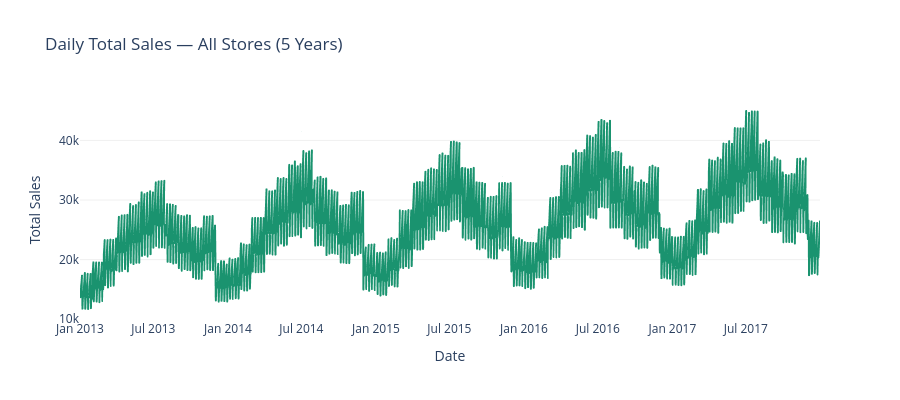

The notebook cell this image was saved under:
### Code cell
# Cell 6 — Daily Sales Trend
daily_sales = demand.groupby('date')['sales'].sum().reset_index()

fig = px.line(daily_sales, x='date', y='sales',
              title='Daily Total Sales — All Stores (5 Years)',
              labels={'sales': 'Total Sales', 'date': 'Date'},
              color_discrete_sequence=['#1a936f'])
fig.update_layout(height=400, plot_bgcolor='white', paper_bgcolor='white',
                  xaxis=dict(showgrid=False), yaxis=dict(gridcolor='#f0f0f0'))
fig.show()

### Figure 1 — Plotly figure (JSON) as saved in the notebook; plotly's stock layout.template omitted (floating-point values rounded to 4 significant figures; data arrays with more than 128 entries replaced by an {"elided": "..."} marker saying what was removed)
{"data": [{"hovertemplate": "Date=%{x}<br>Total Sales=%{y}<extra></extra>", "legendgroup": "", "line": {"color": "#1a936f", "dash": "solid"}, "marker": {"symbol": "circle"}, "mode": "lines", "name": "", "showlegend": false, "type": "scattergl", "x": {"elided": "1826 str values"}, "xaxis": "x", "y": {"elided": "1826 int values"}, "yaxis": "y"}], "layout": {"height": 400, "legend": {"tracegroupgap": 0}, "paper_bgcolor": "white", "plot_bgcolor": "white", "title": {"text": "Daily Total Sales — All Stores (5 Years)"}, "xaxis": {"anchor": "y", "domain": [0, 1], "showgrid": false, "title": {"text": "Date"}}, "yaxis": {"anchor": "x", "domain": [0, 1], "gridcolor": "#f0f0f0", "title": {"text": "Total Sales"}}}}
